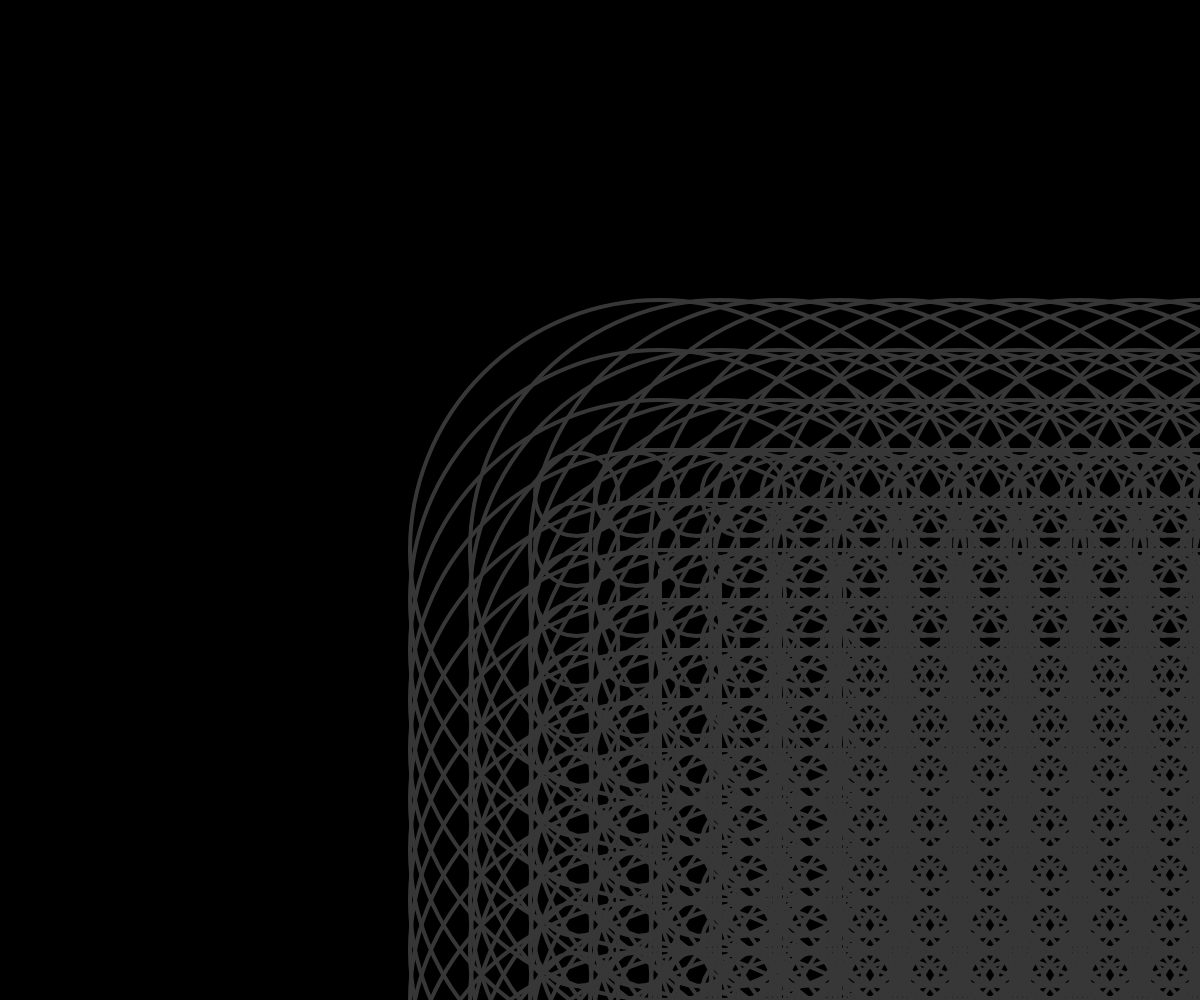
Frame 1 (no input)
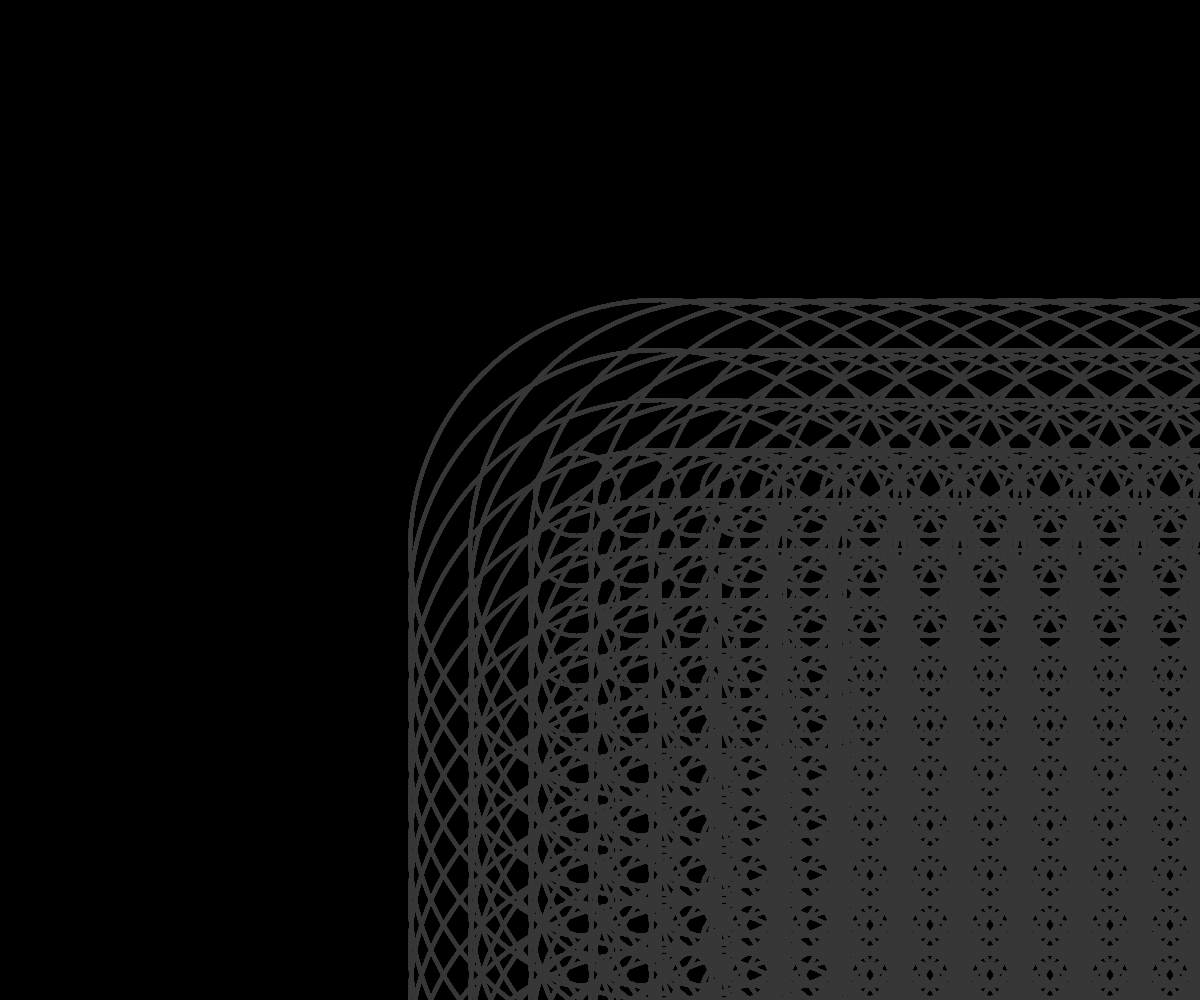
Frame 60 (no input)
Frame 120 (the mouse pressed at the canvas centre since frame 60): identical to frame 60, image omitted

The p5.js sketch that drew these frames (run headless with seeded random() and noise() and a simulated clock; from frame 60 on, the mouse is pressed at the canvas centre):

// p5.js sketch
// ── sketch.js
let espLarg = 20;
let espAltura = 20;

function setup() {
  createCanvas(windowWidth, windowHeight);
  background(0);
  stroke(255);
  strokeWeight(2);
  noFill();
  background(0);
}

function draw() {


  for (let i = 1; i < espLarg; i++) {
    for (let j = 1; j < espAltura; j++) {
      push();
      translate(i * width / espLarg,j * height / espAltura)
      
      X_meio = width/2;
      Y_meio = height/2;
      noFill();
      stroke(55);
      strokeWeight(4);
      circle(X_meio, Y_meio, height/2);
      circle(X_meio - height/3/4, Y_meio - height/18, height/12);
      circle(X_meio + height/3/4, Y_meio - height/18, height/12);
      line  (X_meio, 520, X_meio, 800)
      line  (570, 400, 670, 400)
      pop();
    }
  }
}
